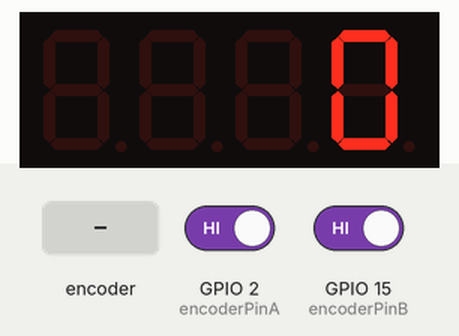
A sketch run on a simulated ESP8266 (NodeMCU). On the bench: 4-digit seven-segment display. The inputs (shaded band) are chosen by the test bench; at power-on: GPIO 2 (encoderPinA) HIGH, GPIO 15 (encoderPinB) HIGH.

Above: at 1.2 s.
1.3 s: rotary encoder on GPIO 2 (encoderPinA) / GPIO 15 (encoderPinB) turned 2 steps (second pin leading)
At 1.33 s:
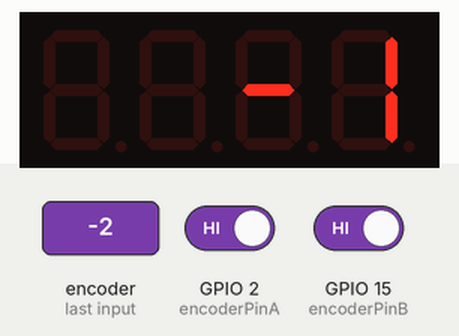
3.2 s: rotary encoder on GPIO 2 (encoderPinA) / GPIO 15 (encoderPinB) turned 1 step (first pin leading)
Timing chart, 0 to 6.2 s (numbered marks = the images above; inputs shaded):
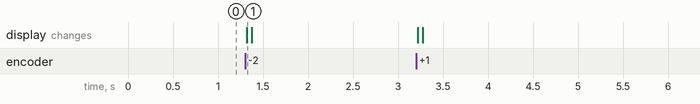

Measured:
- after the input at 1.3 s, the display: changes at once (image 1)

The sketch:

Modulo_Digital_Display_con_Encoder_rotativo.ino
```cpp
#include <TM1637Display.h>

#define CLK 4
#define DIO 5
#define encoderPinA 2
#define encoderPinB 15

int encoderPos = 0;
int lastPos = -1;
volatile bool encoderASet = false;
volatile bool encoderBSet = false;

TM1637Display display(CLK, DIO);

void ICACHE_RAM_ATTR encoder() {
  encoderASet = digitalRead(encoderPinA);
  encoderBSet = digitalRead(encoderPinB);
  if (encoderASet != encoderBSet) {
    if (digitalRead(encoderPinB) == HIGH) {
      encoderPos++;
    } else {
      encoderPos--;
    }
  } else {
    if (digitalRead(encoderPinA) == HIGH) {
      encoderPos++;
    } else {
      encoderPos--;
    }
  }
}

void setup() {
  pinMode(encoderPinA, INPUT_PULLUP);
  pinMode(encoderPinB, INPUT_PULLUP);
  attachInterrupt(digitalPinToInterrupt(encoderPinA), encoder, CHANGE);
  attachInterrupt(digitalPinToInterrupt(encoderPinB), encoder, CHANGE);

  display.setBrightness(0x0f);
}

void loop() {
  if (encoderPos != lastPos) {
    display.showNumberDec(encoderPos);
    lastPos = encoderPos;
  }
}
```
